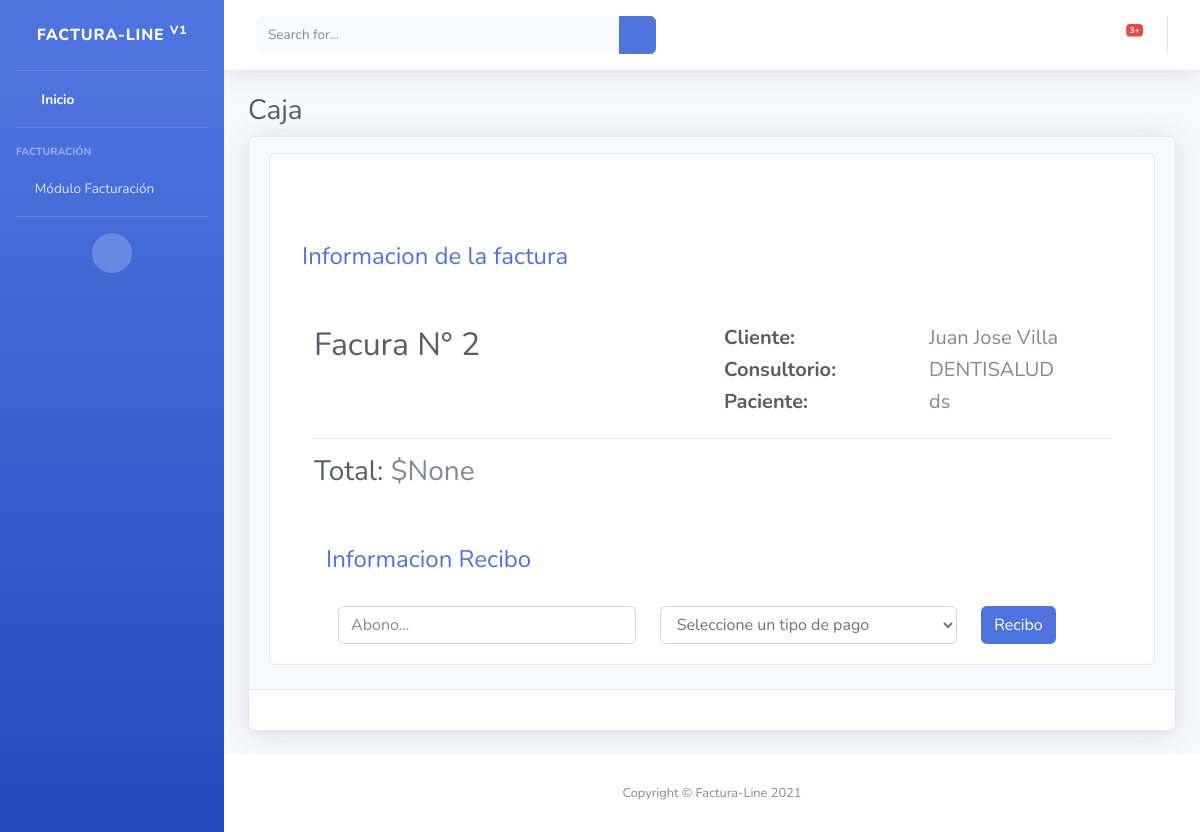
Screenshot of /financial-box/2 with the database file from the repository.
### apps/factura/models/factura.py (models this page shows, shortened)
class FactureLine(FacturaModel):
    quota = models.IntegerField(help_text='Cuotas en meses')
    client = models.ForeignKey(
        Client,
        related_name='facture_client',
        on_delete=models.DO_NOTHING
    )
    n_invoice        = models.CharField(null=True, blank=True, max_length=255, unique=True)
    payment          = models.IntegerField(null=True, blank=True)
    balance          = models.IntegerField(null=True, blank=True)
    value_quote      = models.IntegerField(null=True, blank=True)
    total_payment    = models.IntegerField(null=True, blank=True)
    interest         = models.IntegerField(null=True, blank=True)
    discount         = models.IntegerField(null=True, blank=True)
    doc_patient      = models.CharField(max_length=12, null=True, blank=True)
    fullname_patient = models.CharField(max_length=150, null=True, blank=True)
    class Meta:
        db_table = 'facture_line'
        verbose_name = 'Factura'
        verbose_name_plural = 'Facturas'

### apps/factura/models/client.py (models this page shows, shortened)
class Client(FacturaModel):
    TYPE_DOC = (
        ("CC", "Cédula de Ciudadanía"),
        ("TI", "Tarjeta de Identidad"),
        ("CE", "Cédula De Extranjería"),
        ("PS", "Pasaporte")
    )
    type_document   = models.CharField(max_length=20,
                                    choices=TYPE_DOC)
    num_doc         = models.CharField(max_length=20)
    first_name      = models.CharField(max_length=150)
    last_name       = models.CharField(max_length=150)
    email           = models.EmailField(max_length=150)
    direction       = models.CharField(max_length=150)
    phone           = models.CharField(max_length=150, null=True)
    name_consultory = models.CharField(max_length=150, null=True)
    class Meta:
        db_table            = 'client'
        verbose_name        = 'Cliente'
        verbose_name_plural = 'Clientes'

### apps/factura/views/financial_box.py (the view)
# urls.py: path('financial-box/<int:pk>', FinancialBoxDetailView.as_view(), name='financial_box'),
class FinancialBoxDetailView(View):
    template_name = 'financial_box/financial.html'
    def get(self, request, *args, **kwargs):
        facture = FactureLine.objects.filter(id=kwargs.get('pk')).first()
        products = ProductsFacture.objects.filter(facture__id = facture.id)
        data = {
            'facture': facture,
            'products': products,
            'type_payment': PaymentsFacture.TYPE_PAYMENT
        }
        return render(request, self.template_name, data)

### templates/financial_box/financial.html (shortened to what this page needs)
{% extends 'index.html' %}
{% load static %}
{% load humanize %}
{% block content %}
<h1 class="h3 mb-2 text-gray-800">Caja</h1>
<div class="card shadow mb-4">
    <div class="card-header py-3">
        <h6 class="m-0 font-weight-bold text-primary">
            <div class="card mb-2">
                <div class="card-title p-1 text-center"></div>
                <div class="card-body">
                    <div class="container">
                        <div class="row mt-5"><h4 class="text-center">Informacion de la factura</h4></div>
                        <div class="row mt-5">
                            <div class="col-md-6">
                                <h2 class="text-left text-dark">Facura N° {{ facture.n_invoice }}</h2>
                            </div>
                            <div class="col-md-6">
                                <div class="row">
                                    <div class="col-md-6 text-rigth">
                                        <h5 class="text-dark"><b>Cliente:</b></h5>
                                    </div>
                                    <div class="col-md-6 text-left">
                                        <h5 class="text-secondary">{{ facture.client.first_name }} {{ facture.client.last_name }}</h5>
                                    </div>
                                    <div class="col-md-6 text-rigth">
                                        <h5 class="text-dark"><b>Consultorio:</b></h5>
                                    </div>
                                    <div class="col-md-6 text-left">
                                        <h5 class="text-secondary">{{ facture.client.name_consultory }}</h5>
                                    </div>
                                    <div class="col-md-6 text-rigth">
                                        <h5 class="text-dark"><b>Paciente:</b></h5>
                                    </div>
                                    <div class="col-md-6 text-left">
                                        <h5 class="text-secondary">{{ facture.fullname_patient }}</h5>
                                    </div>
                                </div>
                            </div>
                        </div>
                        <hr>
                        <div class="row">
                            <div class="col-md-12">
                                <h3 class="text-dark">Total: <span class="text-secondary">${{ facture.balance|intcomma }}</span></h3>
                            </div>
                        </div>
                        <div class="container">
                            <div class="row mt-5"><h4 class="text-center">Informacion Recibo</h4></div>
                            <form id="formPayment">
                                <div class="row mt-4">
                                    <div class="col-5">
                                        <input type="number" class="form-control" name="total_payment" placeholder="Abono...">
                                    </div>
                                    <div class="col-5">
                                        <select name="type_payment" id="" class="form-control">
                                            <option value="" selected disabled>Seleccione un tipo de pago</option>
                                        </select>
                                    </div>
                                    <div class="col-2">
                                        <button type="button" class="btn btn-primary" onclick="createPayment()">
                                            Recibo
                                        </button>
                                    </div>
                                </div>
                            </form>
                        </div>
                </div>
            </div>
        </h6>
    </div>
    <div class="card-body">
    </div>
</div>
{% endblock content %}

### rows the page displays
FactureLine: n_invoice "2", client.first_name "Juan Jose", client.last_name "Villa", client.name_consultory "DENTISALUD", fullname_patient "ds", balance "None"
